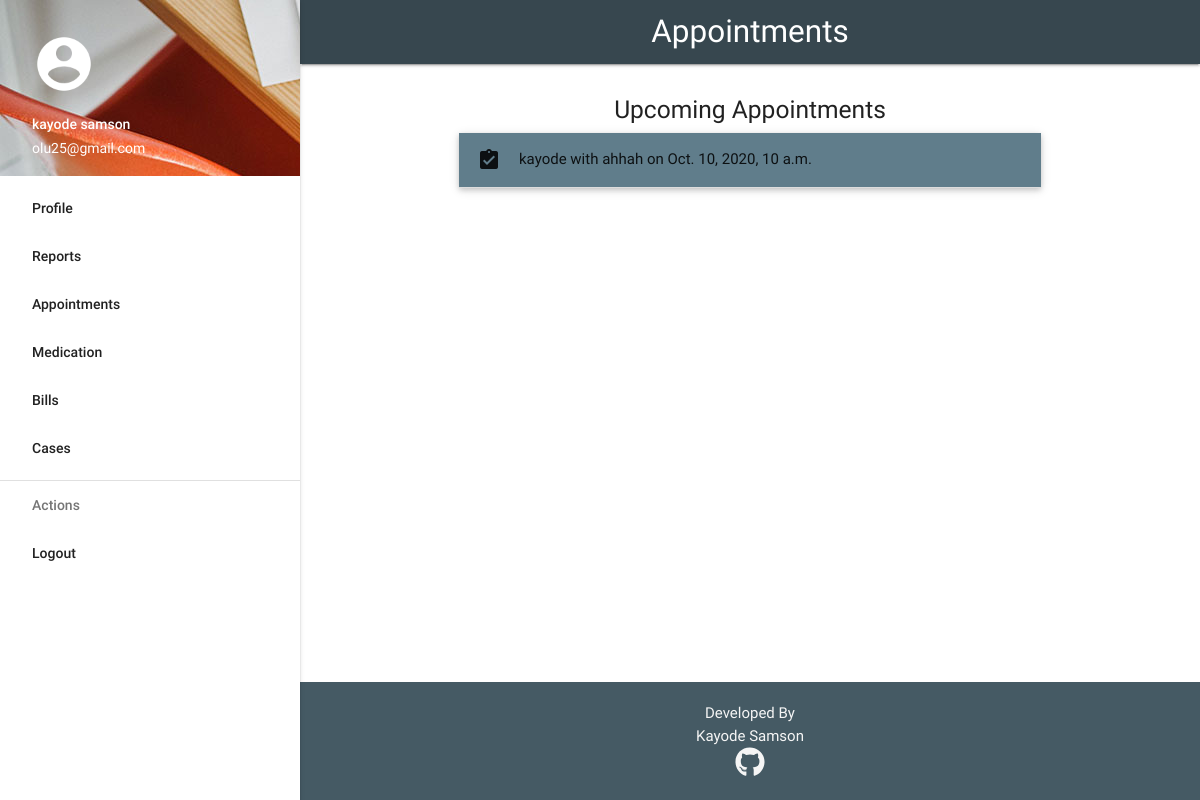
The page /appointments/ (signed in) on the database its author committed.
### appointment/models.py (models this page shows, shortened)
class Appointment(models.Model):
    patient = models.ForeignKey(User, on_delete=models.CASCADE, related_name='appointment_patient')
    receptionist = models.ForeignKey(User, on_delete=models.CASCADE, related_name='appointment_receptionist')
    doctor = models.ForeignKey(User, on_delete=models.CASCADE, related_name='appointment_doctor')
    case = models.ForeignKey(Case, on_delete=models.CASCADE, related_name='appointment_case')
    appointment_time = models.DateTimeField()

### appointment/views.py (the view)
# urls.py: path('', views.view, name='view'),
def view(request):
    c = {}
    user = request.user
    if hasGroup(user, 'receptionist'):
        c['isReceptionist'] = True
        c['appointments'] = Appointment.objects.filter(
            appointment_time__gte=timezone.now()).order_by('appointment_time')
    elif hasGroup(user, 'patient'):
        c['appointments'] = Appointment.objects.filter(
            patient=user, appointment_time__gte=timezone.now()).order_by('appointment_time')
    elif hasGroup(user, 'doctor'):
        c['appointments'] = Appointment.objects.filter(
            doctor=user, appointment_time__gte=timezone.now()).order_by('appointment_time')
    else:
        messages.warning(request, 'Access Denied')
        return HttpResponseRedirect('/')
    return render(request, 'appointment/view_all.html', c)

### home/context_processors.py (called while the page is built, shortened)
def hasGroup(user, groupName):
    try:
        group = Group.objects.get(name=groupName)
        if group in user.groups.all():
            return True
        else:
            return False
    except:
        return False

def menu_processor(request):
    menu = {}
    user = request.user
    if hasGroup(user, 'doctor'):
        menu['Appointments'] = '/appointments'
        menu['Cases'] = '/case'
        menu['Reports'] = '/reports'
    elif hasGroup(user, 'patient'):
        menu['Reports'] = '/reports'
        menu['Appointments'] = '/appointments'
        menu['Medication'] = '/bill/medicines'
        menu['Bills'] = '/bill'
        menu['Cases'] = '/case'
    elif hasGroup(user, 'lab_attendant'):
        menu['Reports'] = '/reports'
        menu['Generate Report'] = '/reports/generate'
    return {'menu': menu}

### appointment/templates/appointment/view_all.html (shortened to what this page needs)
{% extends "home/base.html" %}
{% block heading %}Appointments{% endblock %}
{% block body %}
<h5>Upcoming Appointments</h5>
<div class="container">
<ul class="collapsible popout" data-collapsible="accordion">
  {% for appointment in appointments %}
  <li>
    <div class="collapsible-header blue-grey"><i class="material-icons">assignment_turned_in</i>{{ appointment.patient.first_name }} with {{ appointment.doctor.first_name }} on {{ appointment.appointment_time }}</div>
  </li>
  {% endfor %}
</ul>
</div>
{% endblock %}

### home/templates/home/base.html (shortened to what this page needs)
{% load static %}
<!DOCTYPE html>
<html>
	<head>
		<link rel="stylesheet" href="{% static "home/css/materialize.min.css" %}">
		<link rel="stylesheet" href="{% static "home/css/style.css" %}">
	</head>
	<body>
		<ul id="slide-out" class="side-nav fixed">
			<li><div class="user-view">
		      <div class="background">
						<img src="{% static "home/index.jpeg" %}">
		      </div>
                <a href="/profile"><img class="circle center" src="{% static 'home/account.png' %}"></a>
		      <a href="/profile"><span class="white-text name">{{ request.user.first_name }} {{ request.user.last_name }}</span></a>
		      <a href="/profile"><span class="white-text email">{{ request.user.email }}</span></a>
		    	</div>
			</li>
			<li><a class="waves-effect waves-grey" href="/profile">Profile</a></li>
			{% for item, url in menu.items %}
				<li><a class="waves-effect waves-grey" href="{{ url }}">{{ item }}</a></li>
			{% endfor %}
			<li><div class="divider"></div></li>
			<li><a class="subheader">Actions</a></li>
			<li><a class="waves-effect" href="/logout">Logout</a></li>
		</ul>
		<main class="center-align">
					<nav>
			    	<div class="nav-wrapper blue-grey darken-3">
							<a href="#" class="brand-logo center">{% block heading %}Hospital Portal{% endblock %}</a>
						</div>
					</nav>
					<div id="body">
						{% block body %}{% endblock %}
					</div>
		</main>
		<footer class="page-footer blue-grey darken-2">
			<div class="container">
        <div class="row">
          <div class="col l12 s12 grey-text text-lighten-4">
            <div class="center">Developed By</div>
						<div class="center">Kayode Samson</div>
						<div class="center">
							<a class="grey-text text-lighten-4" href="#" target="_blank"><i class="fab fa-github fa-2x" aria-hidden="true"></i></a>
						</div>
          </div>
        </div>
      </div>
  	</footer>
	</body>
</html>

### home/static/home/css/style.css (style rules this page uses)
header, main, footer { padding-left: 300px; }
body { display: flex; min-height: 100vh; flex-direction: column; }
main { flex: 1 0 auto; }
#body { padding-top: 20px; }

### rows shown on the page
Appointment: patient.first_name "kayode", doctor.first_name "ahhah", appointment_time "Oct. 10, 2020, 10 a.m."

### other values the page prints
{{ request.user.first_name }} "kayode"
{{ request.user.last_name }} "samson"
{{ request.user.email }} "olu25@gmail.com"
{{ item }} "Reports" "Appointments" "Medication" "Bills" "Cases"
